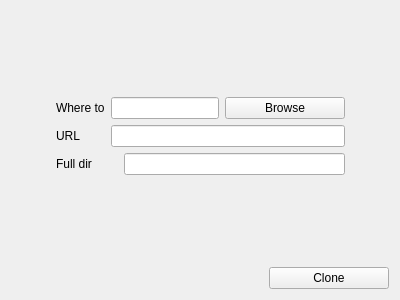
<?xml version="1.0" encoding="UTF-8"?>
<ui version="4.0">
 <class>CloneRepoContainer</class>
 <widget class="QWidget" name="CloneRepoContainer">
  <property name="geometry">
   <rect>
    <x>0</x>
    <y>0</y>
    <width>400</width>
    <height>300</height>
   </rect>
  </property>
  <property name="windowTitle">
   <string>Form</string>
  </property>
  <layout class="QVBoxLayout" name="verticalLayout_3">
   <item>
    <spacer name="verticalSpacer">
     <property name="orientation">
      <enum>Qt::Vertical</enum>
     </property>
     <property name="sizeHint" stdset="0">
      <size>
       <width>20</width>
       <height>40</height>
      </size>
     </property>
    </spacer>
   </item>
   <item>
    <layout class="QHBoxLayout" name="horizontalLayout_4">
     <item>
      <spacer name="horizontalSpacer_3">
       <property name="orientation">
        <enum>Qt::Horizontal</enum>
       </property>
       <property name="sizeHint" stdset="0">
        <size>
         <width>40</width>
         <height>20</height>
        </size>
       </property>
      </spacer>
     </item>
     <item>
      <layout class="QVBoxLayout" name="verticalLayout">

       <item>
        <widget class="QLabel" name="labelWhereToDir">
         <property name="text">
          <string>Where to</string>
         </property>
        </widget>
       </item>
       <item>
        <widget class="QLabel" name="labelUrl">
         <property name="text">
          <string>URL</string>
         </property>
        </widget>
       </item>
       <item>
        <widget class="QLabel" name="labelFullDir">
         <property name="text">
          <string>Full dir</string>
         </property>
        </widget>
       </item>
      </layout>
     </item>
     <item>
      <layout class="QVBoxLayout" name="verticalLayout_2">
       <item>
        <layout class="QHBoxLayout" name="horizontalLayout">
         <item>
          <widget class="QLineEdit" name="lineEditWhereToDir"/>
         </item>
         <item>
          <widget class="QPushButton" name="pushButtonBrowse">
           <property name="minimumSize">
            <size>
             <width>120</width>
             <height>0</height>
            </size>
           </property>
           <property name="maximumSize">
            <size>
             <width>120</width>
             <height>16777215</height>
            </size>
           </property>
           <property name="text">
            <string>Browse</string>
           </property>
          </widget>
         </item>
        </layout>
       </item>
       <item>
        <widget class="QLineEdit" name="lineEditUrl"/>
       </item>
       <item>
        <layout class="QHBoxLayout" name="horizontalLayout_2">
         <item>
          <widget class="QLabel" name="labelFullDirPrefix">
           <property name="text">
            <string/>
           </property>
          </widget>
         </item>
         <item>
          <widget class="QLineEdit" name="lineEditFullDir">
           <property name="enabled">
            <bool>true</bool>
           </property>
          </widget>
         </item>
        </layout>
       </item>
      </layout>
     </item>
     <item>
      <spacer name="horizontalSpacer_2">
       <property name="orientation">
        <enum>Qt::Horizontal</enum>
       </property>
       <property name="sizeHint" stdset="0">
        <size>
         <width>40</width>
         <height>20</height>
        </size>
       </property>
      </spacer>
     </item>
    </layout>
   </item>
   <item>
    <spacer name="verticalSpacer_2">
     <property name="orientation">
      <enum>Qt::Vertical</enum>
     </property>
     <property name="sizeHint" stdset="0">
      <size>
       <width>20</width>
       <height>40</height>
      </size>
     </property>
    </spacer>
   </item>
   <item>
    <layout class="QHBoxLayout" name="horizontalLayout_3">
     <item>
      <spacer name="horizontalSpacer">
       <property name="orientation">
        <enum>Qt::Horizontal</enum>
       </property>
       <property name="sizeHint" stdset="0">
        <size>
         <width>40</width>
         <height>20</height>
        </size>
       </property>
      </spacer>
     </item>
     <item>
      <widget class="QPushButton" name="pushButtonClone">
       <property name="minimumSize">
        <size>
         <width>120</width>
         <height>0</height>
        </size>
       </property>
       <property name="maximumSize">
        <size>
         <width>120</width>
         <height>16777215</height>
        </size>
       </property>
       <property name="text">
        <string>Clone</string>
       </property>
      </widget>
     </item>
    </layout>
   </item>
  </layout>
 </widget>
 <resources/>
 <connections/>
</ui>
